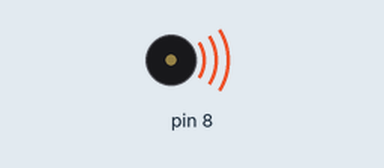
The sketch below on a simulated Arduino Uno, built with avr-gcc and run on an emulated ATmega328P. On the bench: buzzer (waves = sounding).

Above: at 0.3 s.
At 0.8 s:
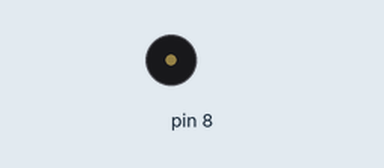
Timing chart, 0 to 2.3 s (numbered marks = the images above):
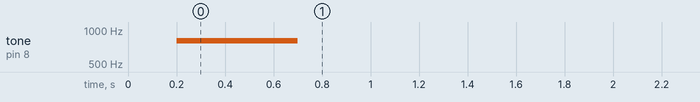

Measured:
- by itself, tone on pin 8: silent → 800 Hz at 0.20 s, → silent 0.50 s later

The sketch:

6.ino
```cpp
void setup()
{
    delay(200);
    pinMode(8, OUTPUT);
     tone(8,800,500);
}
void loop()
{

}
```
